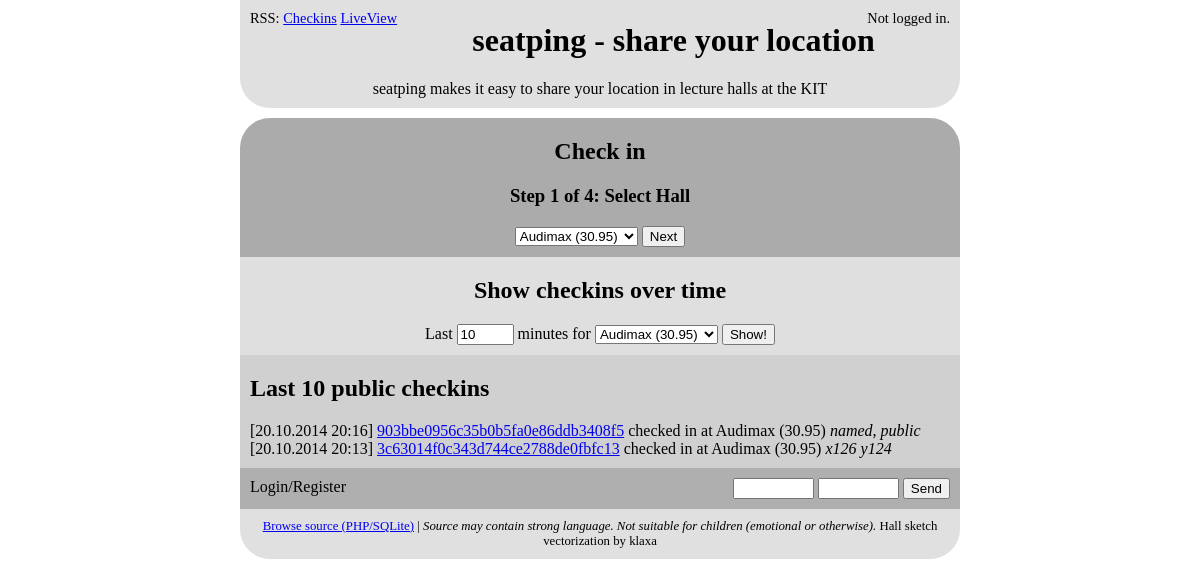
/, run on an earlier commit of the app's database.
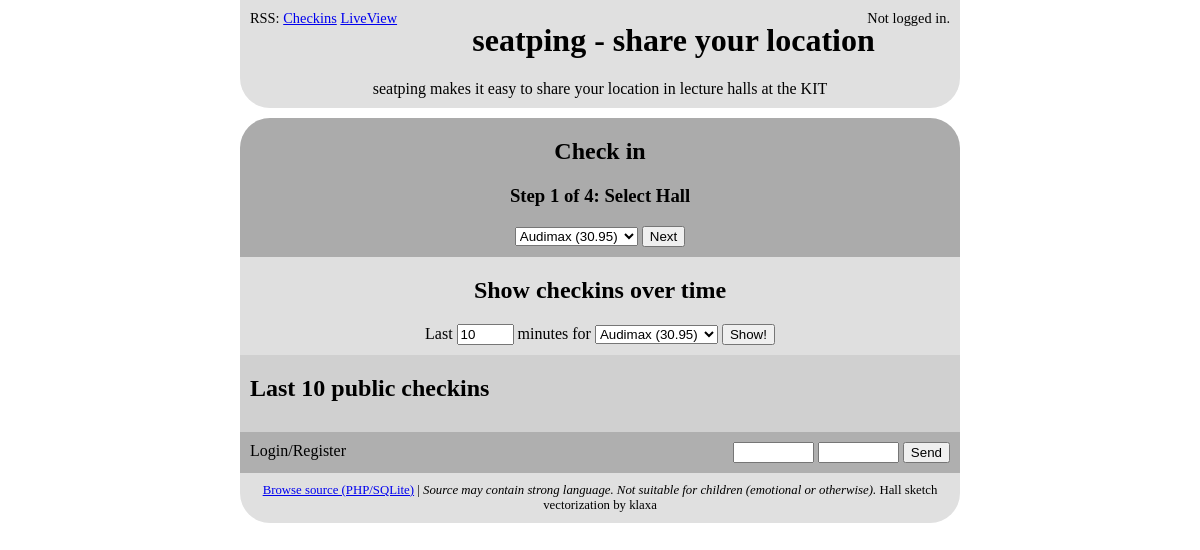
And on a later commit of the database.
### tables this page shows
CREATE TABLE [pings] ([ping_id] INTEGER PRIMARY KEY NOT NULL UNIQUE, [ping_user] INTEGER NOT NULL DEFAULT '0' REFERENCES [users] ([user_id]) ON UPDATE SET DEFAULT ON DELETE SET DEFAULT, [ping_hall] INTEGER NOT NULL REFERENCES [halls] ([hall_id]) ON UPDATE CASCADE ON DELETE CASCADE, [ping_date] INTEGER NOT NULL, [ping_y] INTEGER NOT NULL, [ping_x] INTEGER NOT NULL, [ping_annotation] TEXT, [ping_public] BOOLEAN NOT NULL DEFAULT(1), [ping_hash] TEXT NOT NULL UNIQUE);

CREATE TABLE [halls] ([hall_id] INTEGER PRIMARY KEY AUTOINCREMENT NOT NULL, [hall_name] TEXT NOT NULL, [hall_img] TEXT NOT NULL);

### settings.php (called while the page is built, shortened)
<?php
	$auth_methods["local"]=true;
	$auth_methods["system"]=false;
?>

### index.php (the view, shortened to what this page needs)
<?php
	require_once("settings.php");
	require_once("db_conn.php");
	$halls=$db->query("
		SELECT
			hall_id,
			hall_name
		FROM
			halls
		WHERE
			1
	");
	$halls=$halls->fetchAll(PDO::FETCH_ASSOC);
			?>
<!DOCTYPE html PUBLIC "-//W3C//DTD XHTML 1.1//EN" "http://www.w3.org/TR/xhtml11/DTD/xhtml11.dtd">
<html xmlns="http://www.w3.org/1999/xhtml">
	<head>
	</head>
	<body>
		<div id="head" class="box bottomcorner">
			<div style="text-align:right;width:100%;margin-bottom:-15px;font-size:90%;">
				<span style="float:left;">RSS: <a href="?rss">Checkins</a> <a href="?rss=lv">LiveView</a></span>
				<span>
					<?php if(isset($_SESSION["user_id"])){ ?>
						&lt;<?php print($_SESSION["user_name"]); ?>&gt; <a href="?logout">Logout</a>
					<?php } else { ?>
						Not logged in.
					<?php } ?>
				</span>
			</div>
			<h1>seatping - share your location</h1>
			seatping makes it easy to share your location in lecture halls at the KIT
		</div>
		<div id="create" class="box topcorner">
			<form name="checkin" action="" method="get">
				<h2>Check in</h2>
				<?php
					if(!isset($_GET["hall"])||isset($_GET["last"])){
						print('<h3>Step 1 of 4: Select Hall</h2>	<select name="hall">');
						foreach($halls as $hall){
							print("<option value='".$hall["hall_id"]."'>".$hall["hall_name"]."</option>");
						}
						print("</select>");
						$nextButtonText="Next";
					}
				?>
				<?php if(isset($nextButtonText)){ ?>
				<input type="submit" name="checkin" value="<?php print($nextButtonText); ?>" />
				<?php } ?>
			</form>
		</div>
		<div id="groupshow" class="box">
			<form action="" name="group" method="get">
				<h2>Show checkins over time</h2>
				Last <input type="text" name="last" value="10" size="4" /> minutes for <select name="hall">
					<?php
						foreach($halls as $hall){
							print("<option value='".$hall["hall_id"]."'>".$hall["hall_name"]."</option>");
						}
						print("</select>");
					?>
					<input type="submit" value="Show!" /><br />
			</form>
		</div>
		<div id="show" class="box">
			<?php
				$last_pings=$db->query("
					SELECT
						ping_date,
						ping_hash,
						user_id,
						user_name,
						hall_name,
						ping_annotation
					FROM checkins
					WHERE ping_public
					LIMIT 10
				");
				$last_pings=$last_pings->fetchAll(PDO::FETCH_ASSOC);
			?>
			<h2>Last 10 public checkins</h2>
			<?php
				if($last_pings!==false){
					foreach($last_pings as $ping){
						print("[".date("d.m.Y H:i",$ping["ping_date"])."] ");
						print('<a href="?ping='.$ping["ping_hash"].'">');
						print((($ping["user_id"]==0)?$ping["ping_hash"]:$ping["user_name"])."</a> checked in at ".$ping["hall_name"]);
						if(!empty($ping["ping_annotation"])){
							print(' <em>'.$ping["ping_annotation"].'</em>');
						}
						print("<br />");
					}
				}
			?>
		</div>
		<?php
			if(!isset($_SESSION["user_id"])&&$auth_methods["local"]){
				?>
				<div id="login" class="box">
					<form action="" method="post">
						<span style="float:left;">Login/Register</span>
						<input type="text" name="user_name" size="7" />
						<input type="password" name="user_password" size="7"/>
						<input type="submit" name="login" value="Send" />
					</form>
				</div>
				<?php
			}
				?>
		<div id="footer" class="box bottomcorner">
			<a href="https://github.com/cbdevnet/seatping">Browse source (PHP/SQLite)</a>  | <em>Source may contain strong language. Not suitable for children (emotional or otherwise).</em> Hall sketch vectorization by klaxa
		</div>
	</body>
</html>

### index.php (style rules this page uses)
h1, h2 { margin-top:5px; padding-top:5px; }
.box { padding:10px; }
.bottomcorner { -webkit-border-bottom-right-radius: 30px; -webkit-border-bottom-left-radius: 30px; -moz-border-radius-bottomright: 30px; -moz-border-radius-bottomleft: 30px; border-bottom-right-radius: 30px; border-bottom-left-radius: 30px; }
.topcorner { -webkit-border-top-left-radius: 30px; -webkit-border-top-right-radius: 30px; -moz-border-radius-topleft: 30px; -moz-border-radius-topright: 30px; border-top-left-radius: 30px; border-top-right-radius: 30px; }
html { width:100%; position:relative; }
body { width:60%; margin:auto; }
#head { background-color:#e0e0e0; text-align:center; margin-bottom:10px; }
#create { background-color:#ababab; text-align:center; }
#groupshow { background-color:#dfdfdf; text-align:center; }
#show { background-color:#d0d0d0; }
#login { background-color:#afafaf; text-align:right; }
#footer { background-color:#e0e0e0; text-align:center; font-size:80%; }

What changed in the data, as far as the page shows it:
removed pings: ping_date "20.10.2014 20:16", ping_hash "903bbe0956c35b0b5fa0e86ddb3408f5", ping_hall.hall_name "Audimax (30.95)", ping_annotation "named, public"
removed pings: ping_date "20.10.2014 20:13", ping_hash "3c63014f0c343d744ce2788de0fbfc13", ping_hall.hall_name "Audimax (30.95)", ping_annotation "x126 y124"
